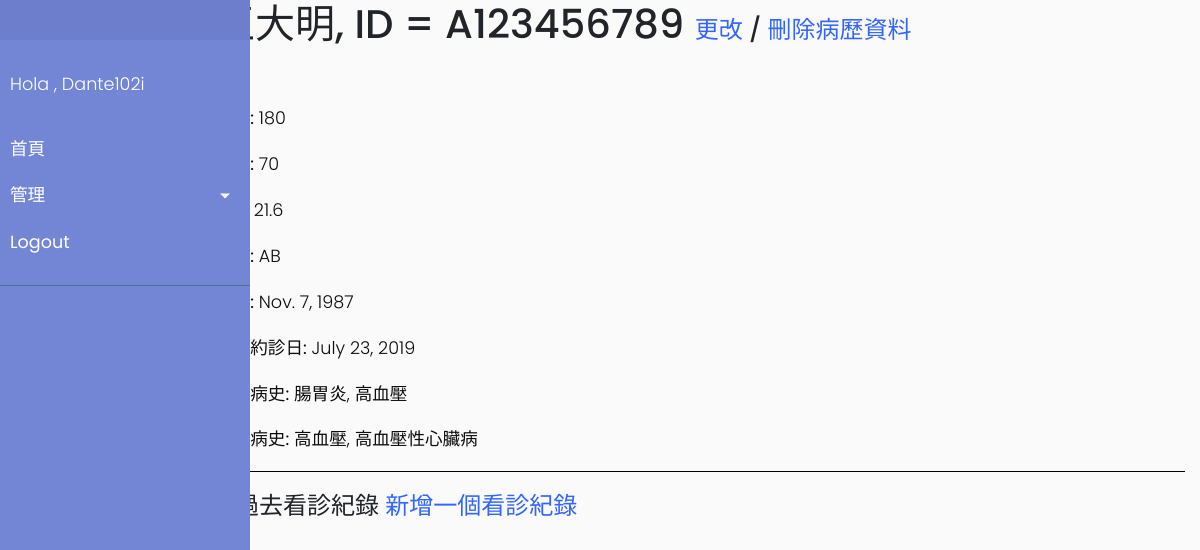
Page /catalog/patient/1 (signed in) on the earlier database version.
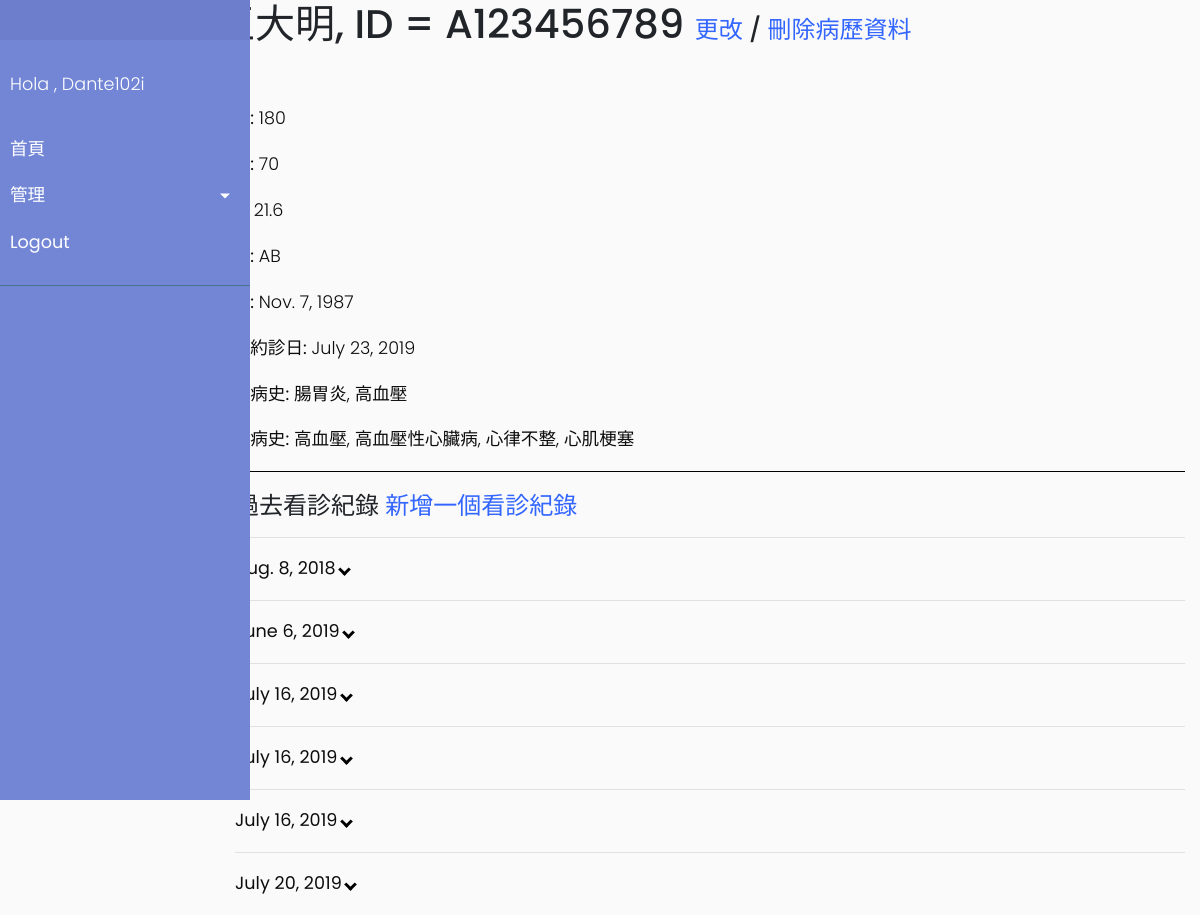
Same page on the later database version.
### catalog/models.py (models this page shows, shortened)
class Illness(models.Model):
    name = models.CharField(max_length = 200,help_text = "輸入疾病名稱")
    Type = (('severe','重大疾病'),('minor','一般疾病'))
    selection = models.CharField(choices = Type,max_length = 10,default ='minor',help_text = '請選疾病是否為重症')
    def __str__(self):
        return self.name
    class Meta:
        permissions = (("doctor", "Update or delete"),)

class Treatment_record(models.Model):
    treatment_detail = models.TextField(max_length = 400,help_text = "診斷紀錄", blank = True)
    date = models.DateField(help_text = "診斷日期")
    patient = models.ForeignKey('Patient',on_delete=models.SET_NULL, null=True, blank = True)
    illness = models.ManyToManyField(Illness,help_text = "請選病人患有什麼疾病", blank = True)
    class Meta:
        ordering = ['date']
        permissions = (("doctor", "Update or delete"),)

### catalog/views.py (the view)
# urls.py: path('patient/<int:pk>', views.PatientDetailView.as_view(), name='patient-detail'),
class PatientDetailView(PermissionRequiredMixin,generic.DetailView):
    permission_required = 'catalog.doctor'
    model = Patient

### catalog/models.py (called while the page is built)
    def BMI(self):
        return round(float(self.weight)/((float(self.height)/100)** 2),2)

    def __str__(self):
        return (self.name+", ID = "+self.personalid)

    def return_id(self):
        return self.id

    def get_update_url(self):
        return reverse('patient_update',args = [str(self.id)])

    def get_delete_url(self):
        return reverse('patient_delete',args = [str(self.id)])

### catalog/templates/catalog/patient_detail.html (shortened to what this page needs)
{% extends "base_generic.html" %}
{% block content %}
  <h1> {{ patient}}
  <font size ="5"><a class = "create_update_del" href ="{{patient.get_update_url}}" > 更改</a>
  /
<a class = "create_update_del" href ="{{patient.get_delete_url}}" > 刪除病歷資料</a></font>
  </h1>
    <br></br>
  <p><strong>身高:</strong> {{ patient.height}}</p>
  <p><strong>體重:</strong> {{ patient.weight}}</p>
  <p><strong>BMI:</strong> {{ patient.BMI}}</p>
  <p><strong>血型:</strong> {{ patient.bloodtype}}</p>
  <p><strong>生日:</strong> {{ patient.date_of_birth }}</p>
  <p><strong>下次約診日:</strong> {{ patient.return_date}}</p>
  <p><strong>現在病史:</strong> {% for illness in patient.illness.all %} {{ illness }}{% if not forloop.last %}, {% endif %}{% endfor %}</p>
  <p><strong>過去病史:</strong> {% for illness in patient.past_illness.all %} {{ illness }}{% if not forloop.last %}, {% endif %}{% endfor %}</p>
  <hr color = "black">
  <div style="margin-left:20px;margin-top:20px">
    <h4>過去看診紀錄
	<a class = "create_update_del" id = "create_treatment_record" href = "/catalog/treatment_record/create/{{patient.return_id}}"> 新增一個看診紀錄</a>
	</h4>
    {% for record in patient.treatment_record_set.all %}
    <hr>
	<p id ="flip_{{forloop.counter}}" class = "Record"><strong>{{ record.date }} <i class="arrow down"></i></strong></p>
    {% endfor %}
  </div>
{% endblock %}

Differences in the rows shown:
shown differently, row unchanged: Illness "高血壓性心臟病": now shows ","
now on this page (row unchanged): Illness: name "心律不整"
now on this page (row unchanged): Illness: name "心肌梗塞"
added Treatment_record: date "Aug. 8, 2018"
added Treatment_record: date "June 6, 2019"
added Treatment_record: date "July 16, 2019"
added Treatment_record: date "July 16, 2019"
added Treatment_record: date "July 16, 2019"
added Treatment_record: date "July 20, 2019"
